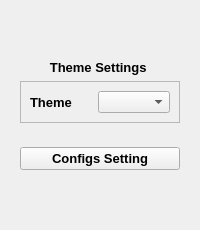
         <widget class="QWidget" name="settingsPage">
          <layout class="QVBoxLayout" name="verticalLayout_7">
           <item>
            <spacer name="verticalSpacer_2">
             <property name="orientation">
              <enum>Qt::Vertical</enum>
             </property>
             <property name="sizeHint" stdset="0">
              <size>
               <width>20</width>
               <height>40</height>
              </size>
             </property>
            </spacer>
           </item>
           <item alignment="Qt::AlignVCenter">
            <widget class="QWidget" name="settings" native="true">
             <layout class="QVBoxLayout" name="verticalLayout_6">
              <item>
               <widget class="QLabel" name="label_2">
                <property name="font">
                 <font>
                  <pointsize>10</pointsize>
                  <weight>75</weight>
                  <bold>true</bold>
                 </font>
                </property>
                <property name="text">
                 <string>Theme Settings </string>
                </property>
                <property name="alignment">
                 <set>Qt::AlignCenter</set>
                </property>
               </widget>
              </item>
              <item>
               <widget class="QFrame" name="frame">
                <property name="frameShape">
                 <enum>QFrame::StyledPanel</enum>
                </property>
                <property name="frameShadow">
                 <enum>QFrame::Raised</enum>
                </property>
                <layout class="QHBoxLayout" name="horizontalLayout_3">
                 <item alignment="Qt::AlignLeft">
                  <widget class="QLabel" name="label_3">
                   <property name="font">
                    <font>
                     <pointsize>10</pointsize>
                     <weight>75</weight>
                     <bold>true</bold>
                    </font>
                   </property>
                   <property name="text">
                    <string>Theme</string>
                   </property>
                  </widget>
                 </item>
                 <item>
                  <widget class="QComboBox" name="themeList">
                   <property name="sizePolicy">
                    <sizepolicy hsizetype="Preferred" vsizetype="Fixed">
                     <horstretch>0</horstretch>
                     <verstretch>0</verstretch>
                    </sizepolicy>
                   </property>
                   <property name="maximumSize">
                    <size>
                     <width>16777215</width>
                     <height>16777215</height>
                    </size>
                   </property>
                  </widget>
                 </item>
                </layout>
               </widget>
              </item>
             </layout>
            </widget>
           </item>
           <item>
            <widget class="QWidget" name="commu" native="true">
             <layout class="QVBoxLayout" name="verticalLayout_20">
              <item>
               <widget class="QPushButton" name="communication">
                <property name="font">
                 <font>
                  <pointsize>10</pointsize>
                  <weight>75</weight>
                  <bold>true</bold>
                 </font>
                </property>
                <property name="text">
                 <string>Configs Setting</string>
                </property>
               </widget>
              </item>
             </layout>
            </widget>
           </item>
           <item>
            <spacer name="verticalSpacer_3">
             <property name="orientation">
              <enum>Qt::Vertical</enum>
             </property>
             <property name="sizeHint" stdset="0">
              <size>
               <width>20</width>
               <height>40</height>
              </size>
             </property>
            </spacer>
           </item>
          </layout>
         </widget>
